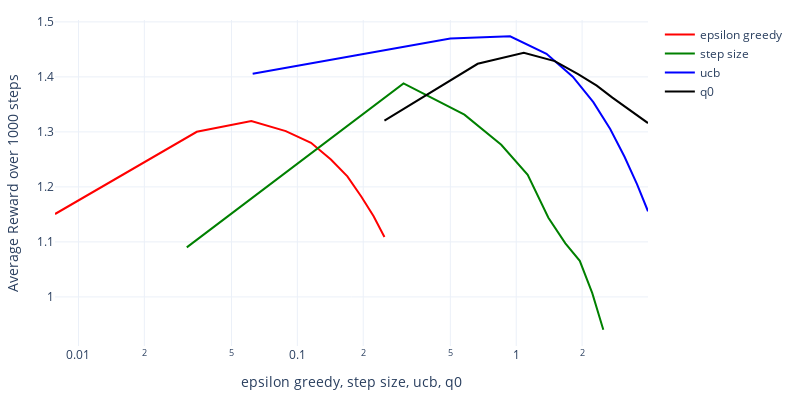

Here is the notebook cell this chart was saved with:
### Code cell
colors = ["red", "green", "blue", "black"]
descriptions = [
    "epsilon greedy",
    "step size",
    "ucb",
    "q0",
]

fig = go.Figure()
for index, (param_name, rewards) in enumerate(average_rewards.items()):
    if param_name == "epsilon":
        x = epsilons
    if param_name == "step_size":
        x = step_sizes
    if param_name == "ucb":
        x = ucbs
    if param_name == "q0":
        x = q0s
    fig.add_trace(trace=go.Scatter(
        x=x,
        y=rewards,
        marker=dict(color=colors[index]),
        name=descriptions[index],
        mode="lines",
    ))

fig.update_xaxes(type="log", ticktext=['1/128', '1/64', '1/32', '1/16', '1/8', '1/4', '1/2', '1', '2', '3', '4'], title_text=", ".join(descriptions))
fig.update_yaxes(title_text="Average Reward over 1000 steps")
fig.update_layout(
    template="plotly_white",
    margin=dict(l=50, r=30, t=20, b=40),
    width=800,
    height=400,
)
fig.show()

### Figure 1 — Plotly figure (JSON) as saved in the notebook; plotly's stock layout.template omitted (floating-point values rounded to 4 significant figures)
{"data": [{"marker": {"color": "red"}, "mode": "lines", "name": "epsilon greedy", "type": "scatter", "x": [0.007812, 0.03472, 0.06163, 0.08854, 0.1155, 0.1424, 0.1693, 0.1962, 0.2231, 0.25], "y": [1.151, 1.3, 1.32, 1.301, 1.28, 1.25, 1.219, 1.182, 1.147, 1.109]}, {"marker": {"color": "green"}, "mode": "lines", "name": "step size", "type": "scatter", "x": [0.03125, 0.3056, 0.5799, 0.8542, 1.128, 1.403, 1.677, 1.951, 2.226, 2.5], "y": [1.09, 1.388, 1.331, 1.277, 1.222, 1.144, 1.097, 1.066, 1.007, 0.9404]}, {"marker": {"color": "blue"}, "mode": "lines", "name": "ucb", "type": "scatter", "x": [0.0625, 0.5, 0.9375, 1.375, 1.812, 2.25, 2.688, 3.125, 3.562, 4.0], "y": [1.406, 1.47, 1.474, 1.442, 1.4, 1.354, 1.305, 1.255, 1.205, 1.156]}, {"marker": {"color": "black"}, "mode": "lines", "name": "q0", "type": "scatter", "x": [0.25, 0.6667, 1.083, 1.5, 1.917, 2.333, 2.75, 3.167, 3.583, 4.0], "y": [1.32, 1.424, 1.444, 1.429, 1.405, 1.384, 1.362, 1.345, 1.33, 1.316]}], "layout": {"height": 400, "margin": {"b": 40, "l": 50, "r": 30, "t": 20}, "width": 800, "xaxis": {"ticktext": ["1/128", "1/64", "1/32", "1/16", "1/8", "1/4", "1/2", "1", "2", "3", "4"], "title": {"text": "epsilon greedy, step size, ucb, q0"}, "type": "log"}, "yaxis": {"title": {"text": "Average Reward over 1000 steps"}}}}
